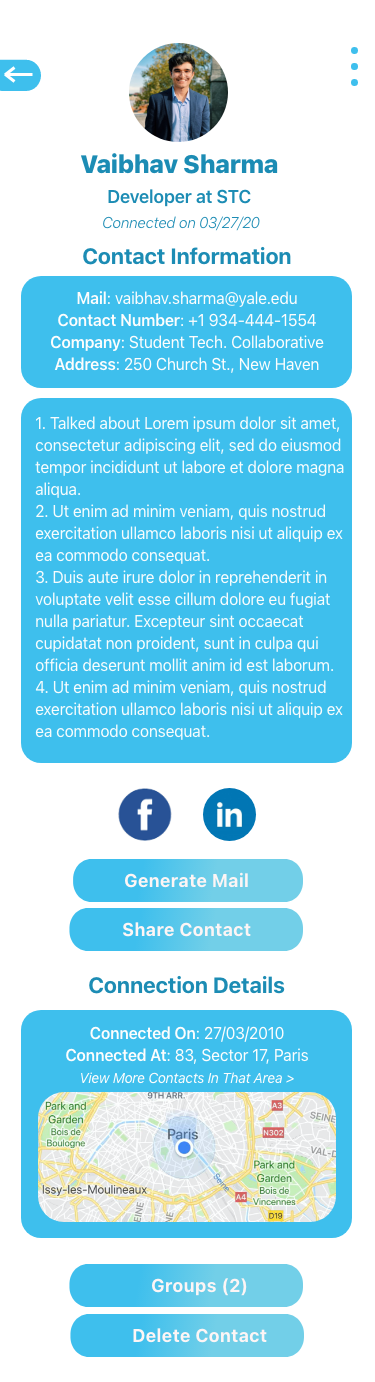
#> input picture Sample/Contact Card - Full.png, 375 x 1382 px
$ python Contours.py '../Sample/Contact Card - Full.png'
#> lines starting #> are read from the running program, lines starting #| are printed output that depends on the picture; after the words box and inside, x2 and y2 are one past the last pixel; in counts of white or black regions, pixels touching at a corner belong together
import cv2
import matplotlib.pyplot as plt

def readimage(arg):
#> called with arg = '../Sample/Contact Card - Full.png'
    img = cv2.imread(arg)
#> img is the input picture: shape (1382, 375, 3); mean B, G, R 240.6, 222.8, 169
    img = cv2.cvtColor(img, cv2.COLOR_BGR2RGB)
    return img
 #BGR to RGB
#Bilateral filter is a Non linear filter prevents averaging across image edges, while averaging within smooth regions of the image,
# and so is edge-preserving, while Gaussian Filter is not.

def contours(image):
    img_blur = cv2.bilateralFilter(image, d = 7,
                                   sigmaSpace = 75, sigmaColor =75)
    # Convert to grayscale
    #cv2.imshow('img', image)
    img_gray = cv2.cvtColor(img_blur, cv2.COLOR_RGB2GRAY)
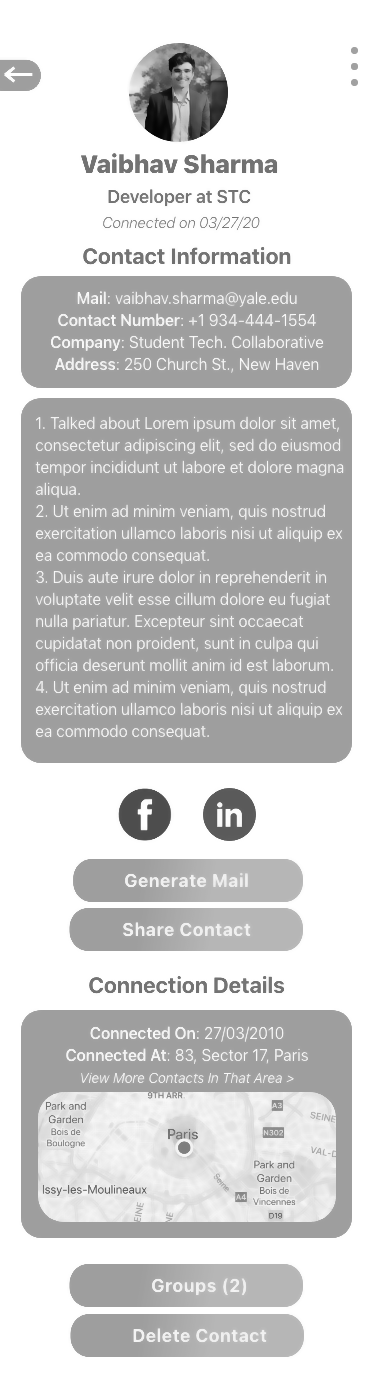
#> img_gray: shape (1382, 375); min 4, max 255, mean 208.6
    # Apply the thresholding
    a = img_gray.max()
#> a = 255
    _, thresh = cv2.threshold(img_gray, a/2+60, a,cv2.THRESH_BINARY_INV)
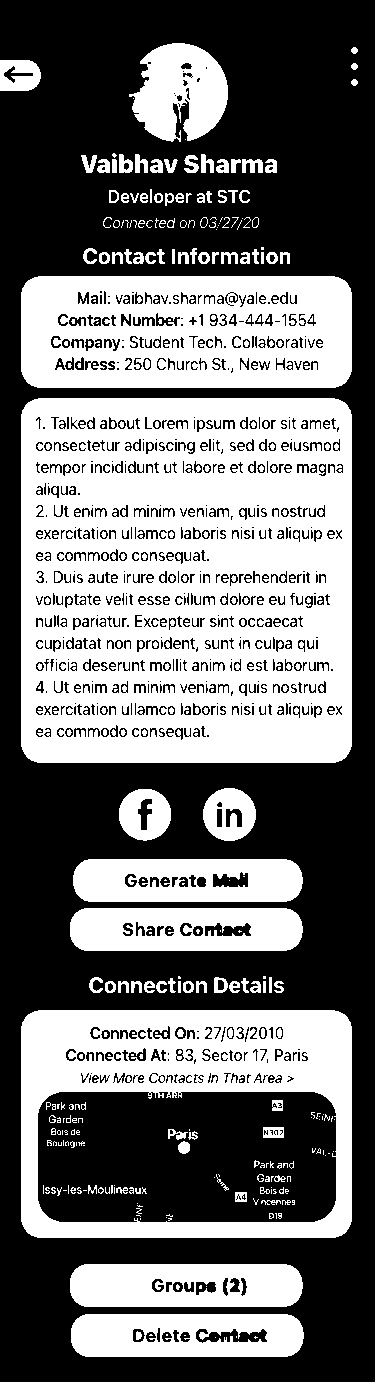
#> thresh: shape (1382, 375); 44% white; 401 white regions (233 under 20 px)

    contours, hierarchy = cv2.findContours(
                                       image = thresh,
                                       mode = cv2.RETR_TREE,
                                       method = cv2.CHAIN_APPROX_SIMPLE)
#> contours = 1388 contours, 598 with area under 20; largest, box (x1, y1, x2, y2) and area: (21, 398, 352, 763) 119790, (21, 1010, 352, 1238) 74580, (37, 1091, 337, 1223) 38470, (21, 276, 352, 388) 36300, (71, 1314, 304, 1357) 9447

    contours = sorted(contours, key = cv2.contourArea, reverse = True)

    c_0 = contours[1]
#> c_0 = contour of 64 points, box (x1, y1, x2, y2) (21, 1010, 352, 1238), area 74580
    # Obtaining the 4 points of the bounding rectangle
    # x, y, w, h = cv2.boundingRect(c_0)
    # img_copy2 = image.copy()
    # img_box = cv2.rectangle(img_copy2, (x, y), (x+w, y+h), color = (0, 255, 0), thickness = 6)
    return c_0

if __name__ == '__main__':
  from sys import argv
  if len(argv) < 2:
      print ("Usage: python %s <image>" % argv[0])
      exit()
  img = readimage(argv[1])
#> (the run stopped early here; a loop or call above may not have finished)

$ run again, on Sample/Contact Card.png
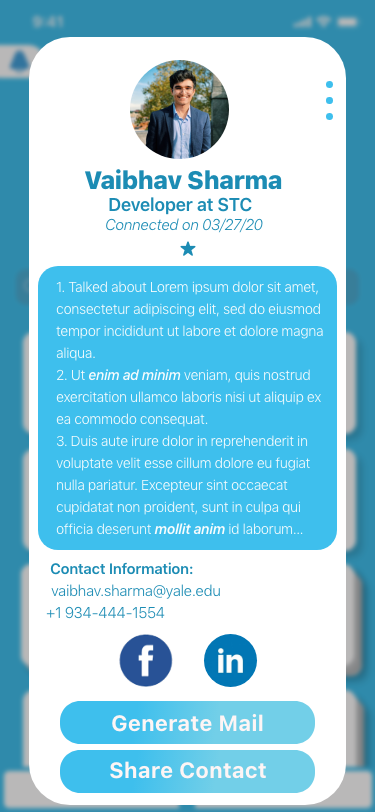
#> input picture Sample/Contact Card.png, 375 x 812 px
#> in readimage, img is the input picture: shape (812, 375, 3); mean B, G, R 225.8, 205.1, 147.4
#> in contours, `img_gray = cv2.cvtColor(img_blur, cv2.COLOR_RGB2GRAY)`:
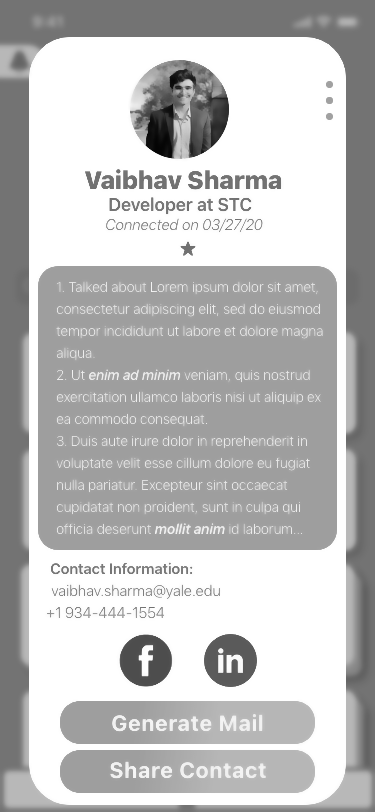
#> img_gray: shape (812, 375); min 4, max 255, mean 190.1
#> a = 255
#> in contours, `_, thresh = cv2.threshold(img_gray, a/2+60, a,cv2.THRESH_BINARY_INV)`:
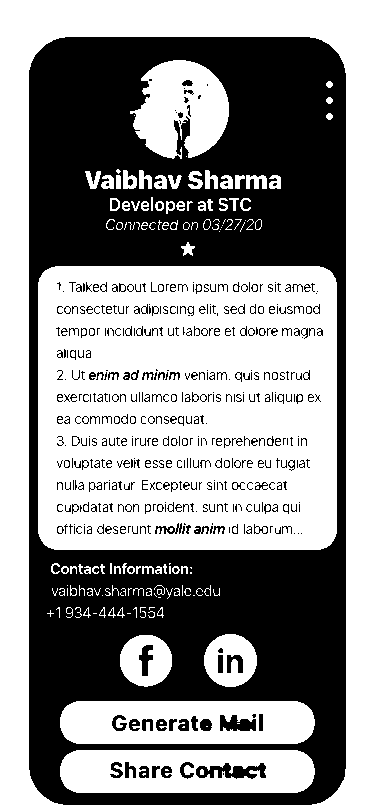
#> thresh: shape (812, 375); 56.9% white; 469 black regions (250 under 20 px)
#> contours = 1313 contours, 971 with area under 20; largest, box (x1, y1, x2, y2) and area: (0, 0, 375, 812) 303314, (28, 36, 347, 806) 243083, (38, 266, 337, 550) 84004, (60, 750, 315, 793) 10320, (60, 701, 315, 744) 10320
#> c_0 = contour of 108 points, box (x1, y1, x2, y2) (28, 36, 347, 806), area 243083
